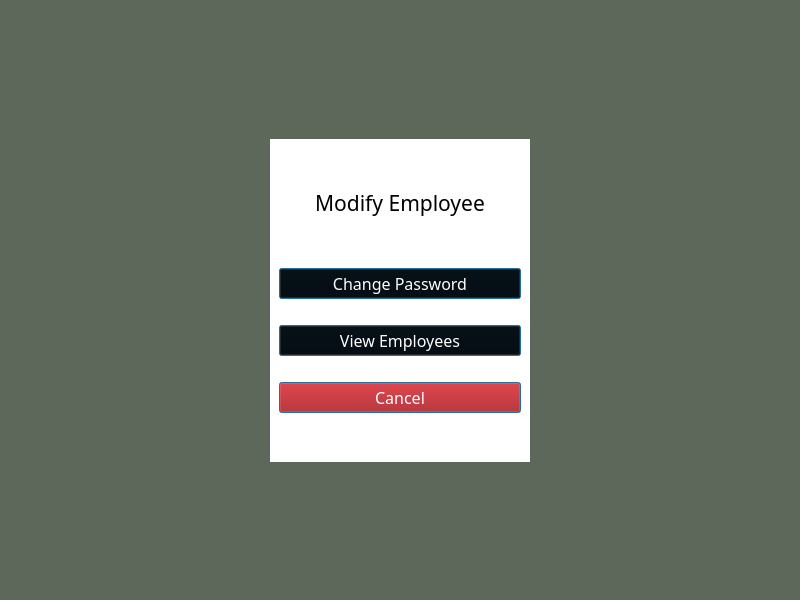
<?xml version="1.0" encoding="UTF-8"?>
<ui version="4.0">
 <class>MainWindow</class>
 <widget class="QMainWindow" name="MainWindow">
  <property name="geometry">
   <rect>
    <x>0</x>
    <y>0</y>
    <width>800</width>
    <height>600</height>
   </rect>
  </property>
  <property name="windowTitle">
   <string>Limitless Loyalty</string>
  </property>
  <property name="styleSheet">
   <string notr="true">background-color: rgb(93, 103, 90);</string>
  </property>
  <property name="tabShape">
   <enum>QTabWidget::Rounded</enum>
  </property>
  <widget class="QWidget" name="centralwidget">
   <layout class="QGridLayout" name="gridLayout">
    <item row="1" column="1">
     <widget class="QWidget" name="verticalWidget" native="true">
      <property name="styleSheet">
       <string notr="true">background-color: rgb(255, 255, 255);</string>
      </property>
      <layout class="QVBoxLayout" name="verticalLayout">
       <item>
        <spacer name="verticalSpacer_3">
         <property name="orientation">
          <enum>Qt::Vertical</enum>
         </property>
         <property name="sizeHint" stdset="0">
          <size>
           <width>20</width>
           <height>40</height>
          </size>
         </property>
        </spacer>
       </item>
       <item>
        <widget class="QLabel" name="label">
         <property name="font">
          <font>
           <family>Bell MT</family>
           <pointsize>16</pointsize>
          </font>
         </property>
         <property name="text">
          <string>Modify Employee</string>
         </property>
         <property name="alignment">
          <set>Qt::AlignCenter</set>
         </property>
        </widget>
       </item>
       <item>
        <widget class="QLabel" name="errMsg">
         <property name="font">
          <font>
           <family>Bell MT</family>
           <pointsize>10</pointsize>
          </font>
         </property>
         <property name="styleSheet">
          <string notr="true">color: rgb(255, 255, 255);</string>
         </property>
         <property name="text">
          <string>&lt;DEFAULT ERROR TEXT&gt;</string>
         </property>
         <property name="alignment">
          <set>Qt::AlignCenter</set>
         </property>
        </widget>
       </item>
       <item>
        <spacer name="horizontalSpacer_4">
         <property name="orientation">
          <enum>Qt::Horizontal</enum>
         </property>
         <property name="sizeHint" stdset="0">
          <size>
           <width>40</width>
           <height>20</height>
          </size>
         </property>
        </spacer>
       </item>
       <item>
        <widget class="QPushButton" name="changePassBtn">
         <property name="font">
          <font>
           <family>Bell MT</family>
           <pointsize>12</pointsize>
          </font>
         </property>
         <property name="styleSheet">
          <string notr="true">background-color: black;
color: white</string>
         </property>
         <property name="text">
          <string>Change Password</string>
         </property>
         <property name="autoDefault">
          <bool>true</bool>
         </property>
         <property name="default">
          <bool>true</bool>
         </property>
        </widget>
       </item>
       <item>
        <spacer name="horizontalSpacer_5">
         <property name="orientation">
          <enum>Qt::Horizontal</enum>
         </property>
         <property name="sizeHint" stdset="0">
          <size>
           <width>40</width>
           <height>20</height>
          </size>
         </property>
        </spacer>
       </item>
       <item>
        <widget class="QPushButton" name="deleteEmpBtn">
         <property name="font">
          <font>
           <family>Bell MT</family>
           <pointsize>12</pointsize>
          </font>
         </property>
         <property name="styleSheet">
          <string notr="true">background-color: black;
color: white</string>
         </property>
         <property name="text">
          <string>View Employees</string>
         </property>
         <property name="autoDefault">
          <bool>true</bool>
         </property>
         <property name="default">
          <bool>true</bool>
         </property>
        </widget>
       </item>
       <item>
        <spacer name="horizontalSpacer_6">
         <property name="orientation">
          <enum>Qt::Horizontal</enum>
         </property>
         <property name="sizeHint" stdset="0">
          <size>
           <width>40</width>
           <height>20</height>
          </size>
         </property>
        </spacer>
       </item>
       <item>
        <widget class="QPushButton" name="cancelBtn">
         <property name="font">
          <font>
           <family>Bell MT</family>
           <pointsize>12</pointsize>
          </font>
         </property>
         <property name="styleSheet">
          <string notr="true">color: rgb(255, 255, 255);
background-color: rgb(170, 0, 0);</string>
         </property>
         <property name="text">
          <string>Cancel</string>
         </property>
         <property name="default">
          <bool>true</bool>
         </property>
        </widget>
       </item>
       <item>
        <spacer name="verticalSpacer_4">
         <property name="orientation">
          <enum>Qt::Vertical</enum>
         </property>
         <property name="sizeHint" stdset="0">
          <size>
           <width>20</width>
           <height>40</height>
          </size>
         </property>
        </spacer>
       </item>
      </layout>
     </widget>
    </item>
    <item row="1" column="0">
     <spacer name="horizontalSpacer">
      <property name="orientation">
       <enum>Qt::Horizontal</enum>
      </property>
      <property name="sizeHint" stdset="0">
       <size>
        <width>40</width>
        <height>20</height>
       </size>
      </property>
     </spacer>
    </item>
    <item row="0" column="1">
     <spacer name="verticalSpacer">
      <property name="orientation">
       <enum>Qt::Vertical</enum>
      </property>
      <property name="sizeHint" stdset="0">
       <size>
        <width>20</width>
        <height>40</height>
       </size>
      </property>
     </spacer>
    </item>
    <item row="1" column="2">
     <spacer name="horizontalSpacer_2">
      <property name="orientation">
       <enum>Qt::Horizontal</enum>
      </property>
      <property name="sizeHint" stdset="0">
       <size>
        <width>40</width>
        <height>20</height>
       </size>
      </property>
     </spacer>
    </item>
    <item row="2" column="1">
     <spacer name="verticalSpacer_2">
      <property name="orientation">
       <enum>Qt::Vertical</enum>
      </property>
      <property name="sizeHint" stdset="0">
       <size>
        <width>20</width>
        <height>40</height>
       </size>
      </property>
     </spacer>
    </item>
   </layout>
  </widget>
 </widget>
 <tabstops>
  <tabstop>changePassBtn</tabstop>
  <tabstop>deleteEmpBtn</tabstop>
  <tabstop>cancelBtn</tabstop>
 </tabstops>
 <resources/>
 <connections/>
</ui>
